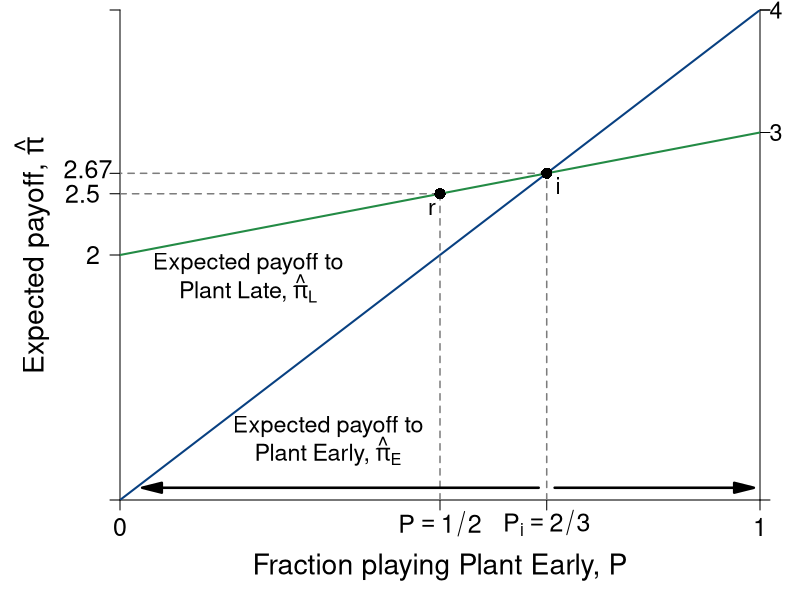

Here is the R script that generated this plot:
#Graph Designer: Simon Halliday
#Authors: Bowles, Foley and Halliday
#Title: Coordination, Conflict and Competition: A Text in Microeconomics
library(shape)
#require(plotrix)
pdf(file = "people/palanpur_risk_dom.pdf", width = 8, height = 6)

#Set parameters for graphics
axislabelsize <- 1.5
axistitlesize <- 1.7
labelsize <- 1.4
graphlinewidth <- 2
segmentlinewidth <- 1.5

COL <- c("#7fc97f", "#beaed4", "#fdc086", "#ffff99", "#386cb0", "#f0027f", "#bf5b17", "#666666")
COLA <- c("#e0f3db", "#99d8c9","#66c2a4","#41ae76", "#238b45", "#005824")
COLB <- c("#4eb3d3", "#2b8cbe", "#0868ac","#084081")
grays <- gray.colors(25, start = 1, end = 0)

#Edited the margins to cater for the larger LHS labels
par(mar =  c(5, 6, 0.5, 2))

#proportion of wealth functions

expected_late <- function(x){
  20 + 0.25*x
}

expected_early <- function(x){
  x
}


#Add limits on axes and levels of utility for each function 
ylims <- c(0, 40)
xlims <- c(0, 40)

npts <- 501 
x <- seq(xlims[1], xlims[2], length.out = npts)
y <- seq(ylims[1], ylims[2], length.out = npts) 

plot(0, 0, xlim = xlims, ylim = ylims, type = "n",
     xlab = expression(paste("")),
     ylab = expression(paste("")), 
     xaxt = "n", 
     yaxt = "n", 
     cex.lab = axislabelsize, 
     bty = "n", 
     xaxs="i", 
     yaxs="i"
)

#x and y limits with plain axes without ticks/numbers to match previous graph; y axes on both sides

ticksx <- c(0, 20, 26.67, 40)
xlabels <- c(0, expression(paste(P == 1/2)),expression(paste(P[i] == 2/3)), 1)
ticksy <- c(ylims[1], 20, expected_late(20), expected_late(26.67), ylims[2])
ylabels <- c(NA, 2, 2.5, 2.67, NA)
ticksy2 <- c(ylims[1], 30, 40, ylims[2])
ylabels2 <- seq(from = 0, to = ylims[2], by = 10)


axis(1, at = ticksx,  pos = 0, labels = xlabels, cex.axis = axislabelsize)
axis(2, at = ticksy,  pos = 0, labels = ylabels, las = 1, cex.axis = axislabelsize)
axis(4, at = ticksy2, pos = xlims[2], labels = FALSE, las = 1)


npts <- 503 
xx1 <- seq(xlims[1], xlims[2], length.out = npts)
xx2 <- seq(0, xlims[2], length.out = npts)
xx3 <- seq(xlims[1], 0, length.out = npts)
xx4 <- seq(-11, 0, length.out = npts)

#Axis labels and draw linear utility functions
text(xlims[2]*0.5, -5.5, expression(paste("Fraction playing Plant Early, P")), xpd = TRUE, cex = axistitlesize)
text(-5.5, 0.5*ylims[2], expression(paste("Expected payoff, ", hat(pi))), xpd = TRUE, cex = axistitlesize, srt = 90) 


text(41, ylims[2], expression(paste(4)), xpd = TRUE, cex = labelsize) 
text(41, 0.75*ylims[2], expression(paste(3)), xpd = TRUE, cex = labelsize) 

text(-2, 27, expression(paste(2.67)), xpd = TRUE, cex = axislabelsize) 

lines(xx1, expected_early(xx1), col = COLB[4], lwd = graphlinewidth)
lines(xx1, expected_late(xx1), col = COLA[5], lwd = graphlinewidth)

#Label points on line

text(20 - 0.5, expected_late(20) - 1.2, expression(paste(r)), cex = labelsize)
segments(20, 0, 20, expected_late(20), lty = 2, col = grays[20], lwd = segmentlinewidth)
segments(0, expected_late(20), 20, expected_late(20), lty = 2, col = grays[20], lwd = segmentlinewidth)
points(20, expected_late(20), pch = 16, col = "black", cex = 1.5)

text(26.67 + 0.7, expected_early(26.67) - 1, expression(paste(i)), cex = labelsize)
segments(26.67, expected_early(26.67), 0, expected_early(26.67), lty = 2, col = grays[20], lwd = segmentlinewidth)
segments(26.67, 0, expected_early(26.67), 26.67, lty = 2, col = grays[20], lwd = segmentlinewidth)
points(26.67, expected_early(26.67), pch = 16, col = "black", cex = 1.5)

# text(33 + 0.7, 7 + 0.7, expression(paste("h")), cex = labelsize)
# segments(33, 7, 0, 7, lty = 2, col = "gray", lwd = segmentlinewidth)
# points(33, 7, pch = 16, col = "black", cex = 1.5)


#Label relevant points on axes
text(8, 19.3, expression(paste("Expected payoff to")), xpd = TRUE, cex = labelsize)
text(8, 17.3, expression(paste("Plant Late, ", hat(pi)[L])), xpd = TRUE, cex = labelsize)

text(13, 6, expression(paste("Expected payoff to")), xpd = TRUE, cex = labelsize)
text(13, 4, expression(paste("Plant Early, ", hat(pi)[E])),  xpd = TRUE, cex = labelsize)


#Tipping point arrows
Arrows((2/3)*xlims[2] + 0.5, 1, xlims[2] - 1, 1, col = "black", lty = 1, lwd = 2.5, arr.type = "triangle", xpd = TRUE)
Arrows((2/3)*xlims[2] - 0.5, 1, xlims[1] + 2, 1, col = "black", lty = 1, lwd = 2.5, arr.type = "triangle", xpd = TRUE)

#Axis arrow
#Arrows(32.5, -5.5, 39, -5.5, col = "black", lty = 1, lwd = 2.5, arr.type = "triangle", xpd = TRUE)
#arrows(33, -5, 39, -5, xpd = TRUE, length=0.1,angle=40,lwd=3)

#Risk Dominant Strategy
# text(12, 36, expression(paste("Strategy with higher")), xpd = TRUE, cex = labelsize)
# text(12, 34, expression(paste("expected payoff at ", P == 1/2)), xpd = TRUE, cex = labelsize)
# text(12, 32, expression(paste("is risk-dominant")), xpd = TRUE, cex = labelsize)
# Arrows(20, 32.5, 20, expected_late(20) + 1.5, col = "black", lty = 1, lwd = 2, code = 2, arr.type = "triangle", arr.lwd = 0.5)

#Equal expected payoffs
# text(29, 38, expression(paste("Equal expected")), xpd = TRUE, cex = labelsize)
# text(29, 36, expression(paste("payoffs at ", P[i] == 2/3)), xpd = TRUE, cex = labelsize)
# Arrows(26.67, 35, 26.67, expected_late(26.67) + 1.5, col = "black", lty = 1, lwd = 2, code = 2, arr.type = "triangle", arr.lwd = 0.5)

dev.off()
